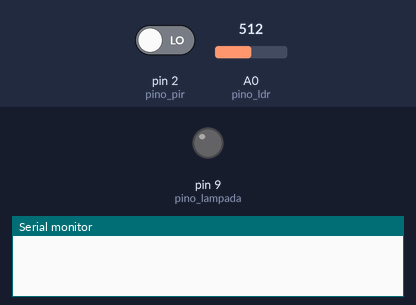
Simulated run of this sketch. Board: Arduino Uno, built with avr-gcc and run on an emulated ATmega328P. Parts: output pins drawn as LEDs (lit = HIGH), the last lines printed to the serial monitor. The inputs (shaded band) are chosen by the test bench; at power-on: A0 (pino_ldr) = 512, pin 2 (pino_pir) LOW.

Above: at 1.2 s.
1.3 s: A0 (pino_ldr) set to 585
2.8 s: A0 (pino_ldr) set to 615
At 4.2 s:
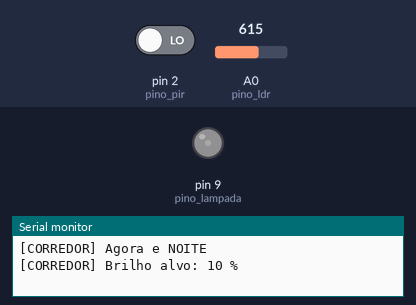
4.5 s: pin 2 (pino_pir) driven HIGH
At 7.2 s:
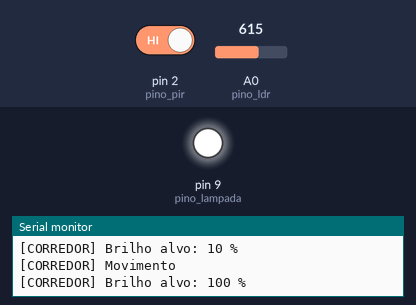
7.5 s: A0 (pino_ldr) set to 537
9.0 s: A0 (pino_ldr) set to 509
At 9.75 s:
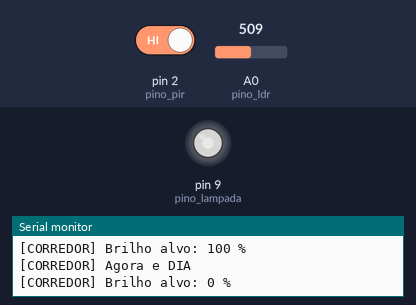
Timing chart, 0 to 12.5 s (numbered marks = the images above; inputs shaded):
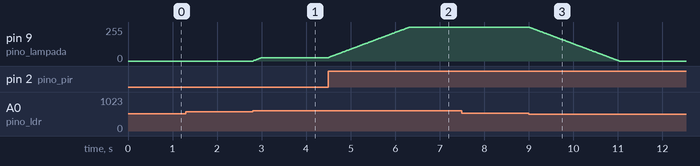

The sketch:

sketch.ino
```cpp
// ---------------------------------------------------------------------------
// Casa Inteligente | 03 | Luz do corredor com presença e luz de vigília
//
// O que faz: à noite, o corredor fica com uma luz fraca de vigília (10 %).
// Quando alguém passa, a luz acende em 100 % com subida suave, fica acesa
// enquanto houver movimento e apaga devagar 20 s depois do último movimento.
// De dia a lâmpada fica apagada, mesmo com movimento.
//
// Entradas : sensor de presença PIR e sensor de luminosidade (LDR).
// Saída    : lâmpada dimerizável (LED no pino PWM 9).
//
// Dia ou noite: leitura do LDR com histerese. Acima de 600 (cerca de 60 lux)
// passa a ser noite; abaixo de 520 (cerca de 100 lux) volta a ser dia.
// ---------------------------------------------------------------------------

const uint8_t pino_pir   = 2;
const uint8_t pino_ldr   = A0;
const uint8_t pino_lampada = 9;

const int limiar_noite = 600;
const int limiar_dia   = 520;
const uint8_t brilho_vigilia = 26;     // 10 % de 255
const uint8_t brilho_total   = 255;
const unsigned long manter_acesa_ms = 20000;  // na prática, 2 minutos
const unsigned long degrau_ms = 8;            // velocidade da rampa de brilho

bool noite = false;
unsigned long ultimo_movimento = 0;
bool ja_houve_movimento = false;
int brilho_atual = 0;
int brilho_alvo = 0;
unsigned long ultimo_degrau = 0;

// Atualiza "noite" só quando a leitura cruza um dos limiares (histerese)
void avaliar_luz_ambiente() {
  int leitura = analogRead(pino_ldr);   // mais escuro = valor maior
  bool antes = noite;
  if (!noite && leitura > limiar_noite) noite = true;
  else if (noite && leitura < limiar_dia) noite = false;
  if (noite != antes) {
    Serial.print("[CORREDOR] Agora e ");
    Serial.println(noite ? "NOITE" : "DIA");
  }
}

void setup() {
  Serial.begin(9600);
  pinMode(pino_pir, INPUT);
  pinMode(pino_lampada, OUTPUT);
  avaliar_luz_ambiente();
}

void loop() {
  unsigned long agora = millis();
  avaliar_luz_ambiente();

  if (digitalRead(pino_pir) == HIGH) {
    if (!ja_houve_movimento || agora - ultimo_movimento > 1000) Serial.println("[CORREDOR] Movimento");
    ultimo_movimento = agora;
    ja_houve_movimento = true;
  }
  bool alguem_passou = ja_houve_movimento && agora - ultimo_movimento < manter_acesa_ms;

  // Regra de decisão do brilho desejado
  int novo_alvo;
  if (!noite) novo_alvo = 0;                       // dia: apagada
  else if (alguem_passou) novo_alvo = brilho_total; // noite com presença
  else novo_alvo = brilho_vigilia;                  // noite sem presença
  if (novo_alvo != brilho_alvo) {
    brilho_alvo = novo_alvo;
    Serial.print("[CORREDOR] Brilho alvo: ");
    Serial.print(brilho_alvo * 100 / 255);
    Serial.println(" %");
  }

  // Rampa: aproxima o brilho do alvo um degrau por vez (acende e apaga suave)
  if (brilho_atual != brilho_alvo && agora - ultimo_degrau >= degrau_ms) {
    ultimo_degrau = agora;
    brilho_atual += (brilho_alvo > brilho_atual) ? 1 : -1;
    analogWrite(pino_lampada, brilho_atual);
  }
}
```

Measured:
- the behaviour switches between 520 and 519 on A0 (pino_ldr) (found by bisection; images 2 and 3)
- after the input at 1.3 s, every drawn part: stays the same
- after the input at 2.8 s, pin 9 (pino_lampada): moves from 0/255 to 26/255 over 0.19 s, starting at once
- after the input at 4.5 s, pin 9 (pino_lampada): moves from 26/255 to 255/255 over 1.8 s, starting at once
- after the input at 7.5 s, every drawn part: stays the same
- after the input at 9.0 s, pin 9 (pino_lampada): moves from 255/255 to 0/255 over 2.0 s, starting at once
